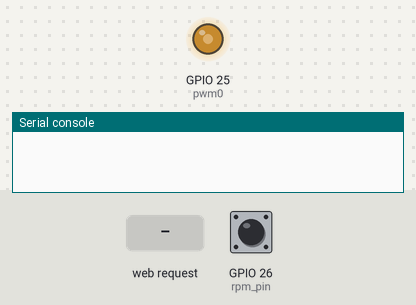
This program was run on a simulated ESP32 board running MicroPython. Parts: output pins drawn as LEDs (lit = HIGH), the last lines printed to the serial console. The test bench sets the inputs (shaded band); at power-on: GPIO 26 (rpm_pin) HIGH. WiFi joins after 1.5 s.

Above: at 0.1 s.
At 2.7 s:
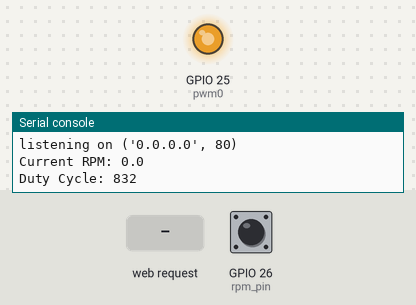
2.8 s: HTTP request GET /?rpm=90 received
5.8 s: GPIO 26 (rpm_pin) pulled LOW for 0.15 s
8.9 s: GPIO 26 (rpm_pin) pulled LOW for 1 s
Timing chart, 0 to 16.9 s (numbered marks = the images above; inputs shaded):
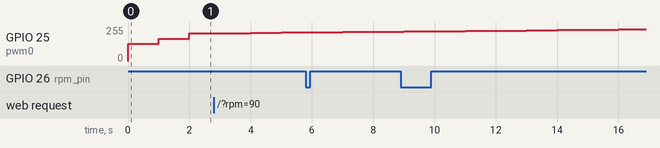

The program:

fan_controller.py
```python
import network
import socket
from machine import Pin, PWM, Timer

# Constants
WIFI_SSID = 'YOUR WIFI'
WIFI_PASSWORD = 'YOUR_PASSWORD'
PWM_PIN = 25  # GPIO pin for PWM control
RPM_PIN = 26  # GPIO pin connected to the RPM signal
DESIRED_RPM = 1600  # Initial target RPM

# Variables
pulses = 0
current_rpm = 0
duty_cycle = 512

# Interrupt handler for pulse count
def count_pulse(pin):
    global pulses
    pulses += 1

# Function to calculate RPM
def calculate_rpm(timer):
    global pulses, current_rpm
    revolutions = pulses / 2
    current_rpm = revolutions * 60
    pulses = 0
    print("Current RPM:", current_rpm)  # Debugging line for RPM

# Proportional control to adjust PWM based on RPM
def adjust_pwm(timer):
    global duty_cycle, current_rpm, DESIRED_RPM
    error = DESIRED_RPM - current_rpm
    adjustment = error * 0.1
    duty_cycle += int(adjustment)
    duty_cycle = max(0, min(1023, duty_cycle))
    pwm0.duty(duty_cycle)
    print("Duty Cycle:", duty_cycle)  # Debugging line for Duty Cycle

# Set up the RPM reading pin
rpm_pin = Pin(RPM_PIN, Pin.IN, Pin.PULL_UP)
rpm_pin.irq(trigger=Pin.IRQ_FALLING, handler=count_pulse)

# Set up PWM on GPIO 25
pwm0 = PWM(Pin(PWM_PIN))
pwm0.freq(1000)
pwm0.duty(duty_cycle)

# Timer for RPM calculation
rpm_timer = Timer(0)
rpm_timer.init(period=1000, mode=Timer.PERIODIC, callback=calculate_rpm)

# Timer for PWM adjustment
control_timer = Timer(1)
control_timer.init(period=1000, mode=Timer.PERIODIC, callback=adjust_pwm)

# Connect to WiFi
def connect_wifi(ssid, password):
    wlan = network.WLAN(network.STA_IF)
    wlan.active(True)
    wlan.connect(ssid, password)
    while not wlan.isconnected():
        pass
    print('network config:', wlan.ifconfig())

connect_wifi(WIFI_SSID, WIFI_PASSWORD)

# Start a web server
addr = socket.getaddrinfo('0.0.0.0', 80)[0][-1]
s = socket.socket()
s.bind(addr)
s.listen(1)

print('listening on', addr)

def web_page():
    return """<!DOCTYPE html>
<html>
    <head> <title>Fan Controller</title> </head>
    <body>
        <h1>ESP32 Fan Controller</h1>
        <p>Current RPM: {}</p>
        <form>
            <input type="number" name="rpm" value="{}">
            <input type="submit" value="Set RPM">
        </form>
    </body>
</html>
""".format(current_rpm, DESIRED_RPM)

while True:
    cl, addr = s.accept()
    request = cl.recv(1024)
    request = request.decode('utf-8')

    # Handle GET request for web page
    if 'GET / ' in request or 'GET /?' in request:
        if 'GET /?rpm=' in request:
            index = request.find('GET /?rpm=') + len('GET /?rpm=')
            rpm_str = request[index:request.find(' ', index)]
            DESIRED_RPM = int(rpm_str)
        response = web_page()
        cl.send('HTTP/1.0 200 OK\r\nContent-type: text/html\r\n\r\n' + response)
        print("Handled GET request, serving web page.")

    # Handle GET request for current RPM
    elif 'GET /rpm' in request:
        response = "Current RPM: {}".format(current_rpm)
        cl.send('HTTP/1.0 200 OK\r\nContent-type: text/plain\r\n\r\n' + response)
        print("Handled GET request for current RPM.")

    # Handle POST request to set desired RPM
    elif 'POST /rpm' in request:
        body_index = request.find('\r\n\r\n') + 4
        body = request[body_index:].strip()
        try:
            new_rpm = int(body)
            DESIRED_RPM = new_rpm
            response = "Desired RPM set to {}".format(new_rpm)
            print("Handled POST request, set RPM to:", new_rpm)
        except ValueError:
            response = "Invalid RPM value"
        cl.send('HTTP/1.0 200 OK\r\nContent-type: text/plain\r\n\r\n' + response)

    cl.close()
```
